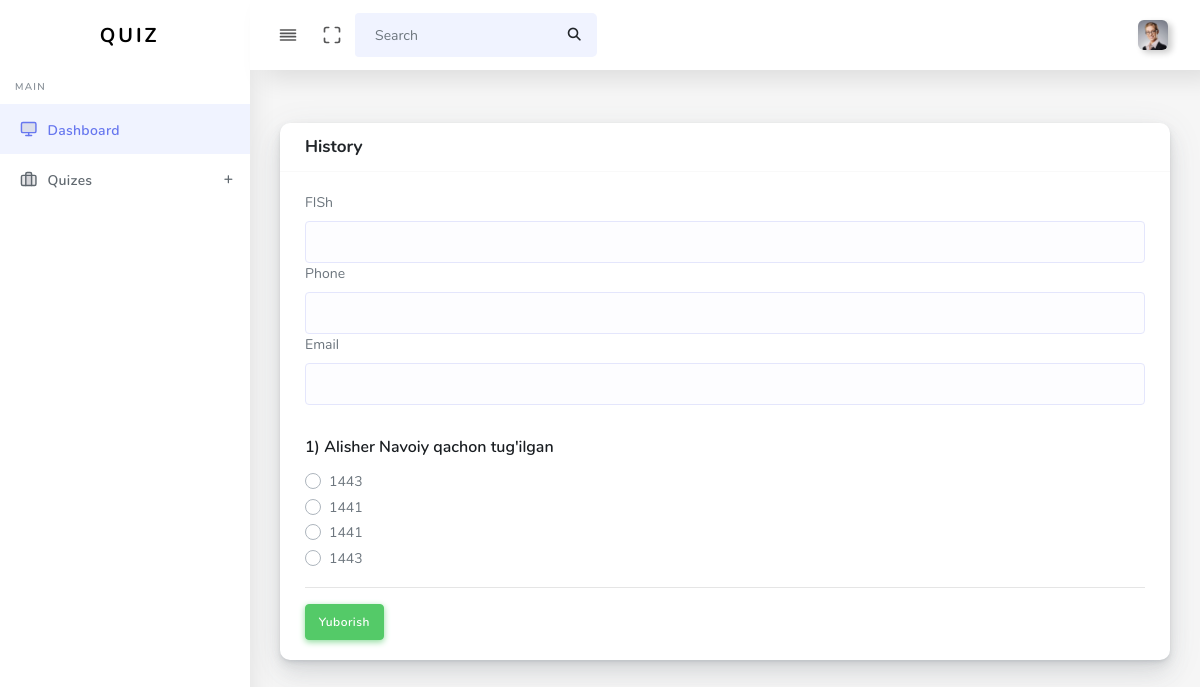
Screenshot of /answer/quiz/eGLcvfqCxtIlNFpEzSQu with the database file from the repository.
### main/models.py (models this page shows, shortened)
class Quiz(models.Model):
    title = models.CharField(max_length=255)
    author = models.ForeignKey(User, on_delete=models.CASCADE)
    code = models.CharField(max_length=255, blank=True, unique=True)

class Question(models.Model):
    quiz = models.ForeignKey(Quiz, on_delete=models.CASCADE)
    title = models.TextField()
    @property
    def get_options(self, *args, **kwargs):
        options = list(Option.objects.filter(question_id=self.id))
        random.shuffle(options)
        return options

class Option(models.Model):
    question = models.ForeignKey(Question, on_delete=models.CASCADE)
    name = models.TextField()
    is_correct = models.BooleanField(default=False)

### front/views.py (the view)
# urls.py: path('quiz/<str:code>', views.quiz_detail, name='quiz_detail'),
def quiz_detail(request, code):
    quiz = models.Quiz.objects.get(code=code)
    questions = models.Question.objects.filter(
        quiz = quiz
    )
    context = {
        'quiz':quiz,
        'questions':questions
    }
    return render(request, 'front/quiz-detail.html', context)

### templates/front/quiz-detail.html (shortened to what this page needs)
{% extends 'base.html' %}
  {% block content %}
  <section class="section">
    <div class="section-body">
      <div class="row">
        <div class="col-12 col-md-12 col-lg-12">
          <div class="card">
            <form action="{% url 'front:create_answers' quiz.code %}" method="post">
                <div class="card-header">
                  <h4>{{quiz.title}}</h4>
                </div>
                <div class="card-body">
                  <div>
                      <label for="name">FISh</label>
                      <input class="form-control" type="text" id="name" name="full_name" required>
                  </div>
                  <div>
                      <label for="name">Phone</label>
                      <input class="form-control" type="text" id="phone" name="phone" required>
                  </div>
                  <div>
                      <label for="name">Email</label>
                      <input class="form-control" type="email" id="email" name="email">
                  </div>
                    {% for question in questions %}
                    <div class="section-title">{{forloop.counter}}) {{question.title}}</div>
                        {% for option in question.get_options %}
                        <div class="custom-control custom-radio">
                            <label class="custom-control-label" for="option{{option.id}}">{{option.name}}</label>
                        </div>
                        {% endfor %} <hr>
                    {% endfor %}
                    <button class="btn btn-success">Yuborish</button>
                </div>
            </form>
          </div>
        </div>
      </div>
    </div>
  </section>
  {% endblock %}

### rows the page displays
Quiz: title "History"
Question: title "Alisher Navoiy qachon tug'ilgan"
Option: name "1443"
Option: name "1441"
Option: name "1441"
Option: name "1443"
